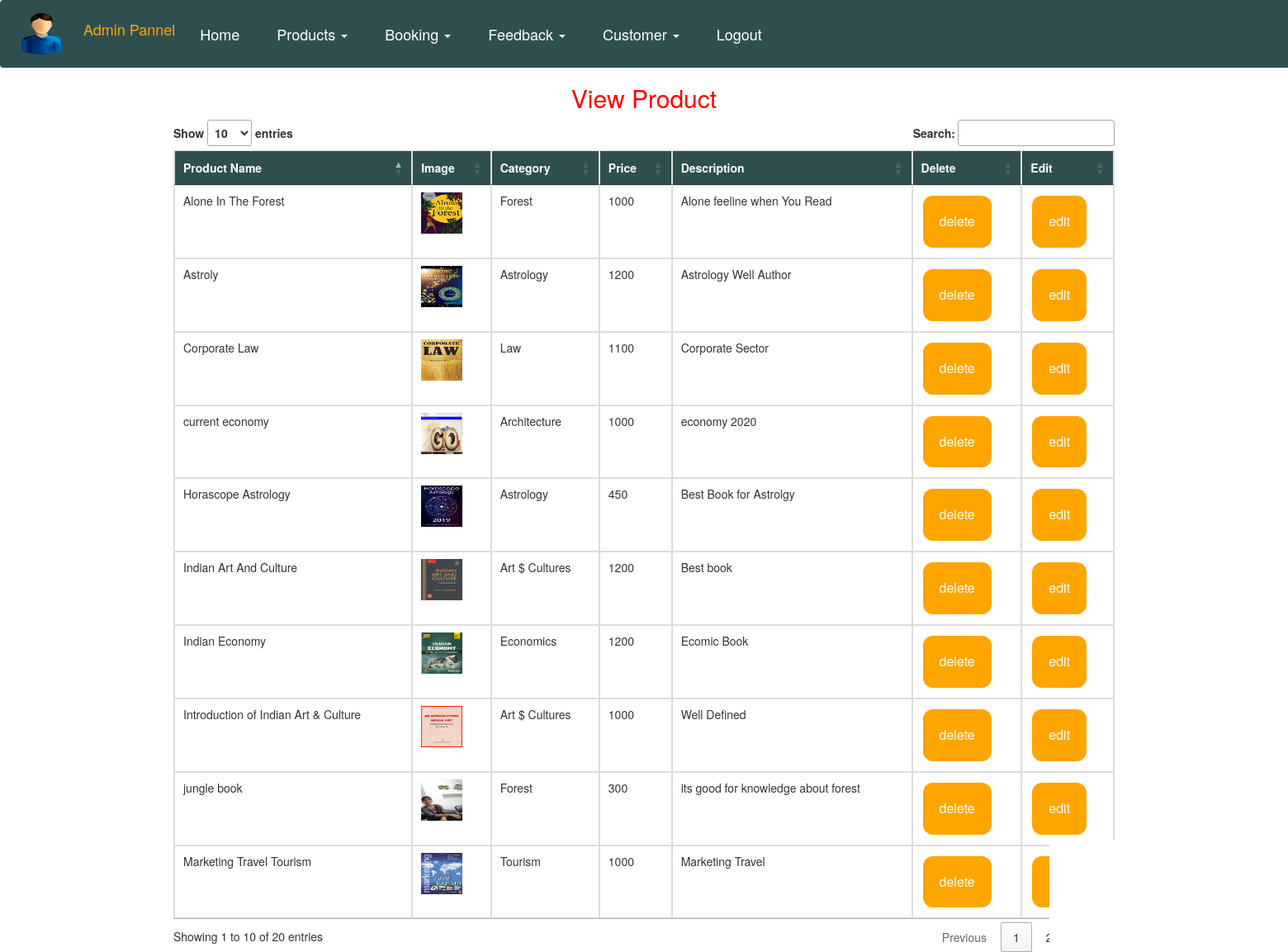
The app's page /view_product/ with its own data.
### bookshop/models.py (models this page shows, shortened)
class Product(models.Model):
    category = models.ForeignKey(Category, on_delete=models.CASCADE, null=True)
    image = models.FileField(null=True)
    name = models.CharField(max_length=30, null=True)
    price = models.IntegerField(null=True)
    desc = models.TextField(null=True)

class Category(models.Model):
    name = models.CharField(max_length=30, null=True)
    image=models.FileField(null=True)

### bookshop/views.py (the view)
# urls.py: path('view_product/', View_Product, name='view_product'),
def View_Product(request):
    pro = Product.objects.all()
    d = {'pro': pro}
    return render(request, 'view_product.html', d)

### bookshop/templates/view_product.html (shortened to what this page needs)
{% extends 'admin_navigation.html' %}
{% block body %}
<center><h2 style="color:red">View Product</h2></center>
 <div class="container">
<table class="table table-bordered" id="myTable">
  <thead>
  <tr>
    <th>Product Name</th>
    <th>Image</th>
      <th> Category</th>
    <th>Price</th>
       <th> Description</th>
    <th>Delete</th>
    <th>Edit</th>
  </tr>
  </thead>
   <tbody>
    {% for i in pro %}
  <tr>
    <td>{{i.name}}</td>
    <td><img src="{{i.image.url}}" style="width:50px;height:50px"></td>
      <td>{{i.category.name}}</td>
      <td>{{i.price}}</td>
      <td>{{i.desc}}</td>
    <td><a href="{% url 'delete_product' i.id %}"><button class="button button1">delete</button></a></td>
      <td><a href="{% url 'edit_product' i.id %}"><button class="button button1">edit</button></a></td>
  </tr>
    {% endfor %}
    </tbody>
</table>
 </div>
{% endblock %}

### bookshop/templates/admin_navigation.html (shortened to what this page needs)
<!DOCTYPE html>
<html lang="en">
<head>
    {% load static %}
  <link rel="stylesheet" href="https://maxcdn.bootstrapcdn.com/bootstrap/3.4.0/css/bootstrap.min.css">
  <link rel = stylesheet href = "//cdn.datatables.net/1.10.19/css/jquery.dataTables.min.css">
</head>
<body>
<nav class="navbar navbar-expand-sm bg-info navbar-dark" style="background-color:DarkSlateGrey;width:1800px">
  <div class="container-fluid">
    <div class="navbar-header">
      <img src="{% static 'images/img_avatar3.png'%}" class="navbar-brand" style="width:100px;height:80px">
    </div>
    <ul class="nav navbar-nav">
      <li class="navbar-brand" style="color:Orange"><h4>Admin Pannel</h4></li>
      <li class="navbar-brand"><a href="{% url 'home' %}" style="color:white">Home</a></li>
      <li class="navbar-brand"><a class="dropdown-toggle" data-toggle="dropdown" href="#" style="color:white">Products  <span class="caret"></span></a>
      </li>
      <li class="navbar-brand"><a class="dropdown-toggle" data-toggle="dropdown" href="#" style="color:white">Booking  <span class="caret"></span></a>
      </li>
      <li class="navbar-brand"><a class="dropdown-toggle" data-toggle="dropdown" href="#" style="color:white">Feedback  <span class="caret"></span></a>
      </li>
      <li class="navbar-brand"><a class="dropdown-toggle" data-toggle="dropdown" href="#" style="color:white">Customer  <span class="caret"></span></a>
      </li>
      <li class="navbar-brand"><a href="{% url 'logout_admin' %}" style="color:white">Logout</a></li>
    </ul>
  </div>
</nav>
{% block body %}
{% endblock %}
</body>
</html>

### bookshop/templates/admin_navigation.html (style rules this page uses)
.button { background-color: orange; border: none; color: white; padding: 20px; text-align: center; text-decoration: none; display: inline-block; font-size: 16px; margin: 4px 2px; cursor: pointer; }
.button1 { border-radius: 12px; }
th { background-color:DarkSlateGrey; color:white; }

### records on screen
Product: name "jungle book", image (picture), category.name "Forest", price "300", desc "its good for knowledge about forest"
Product: name "current economy", image (picture), category.name "Architecture", price "1000", desc "economy 2020"
Product: name "Indian Art And Culture", image (picture), category.name "Art $ Cultures", price "1200", desc "Best book"
Product: name "Introduction of Indian Art & Culture", image (picture), category.name "Art $ Cultures", price "1000", desc "Well Defined"
Product: name "Astroly", image (picture), category.name "Astrology", price "1200", desc "Astrology Well Author"
Product: name "Horascope Astrology", image (picture), category.name "Astrology", price "450", desc "Best Book for Astrolgy"
Product: name "Indian Economy", image (picture), category.name "Economics", price "1200", desc "Ecomic Book"
Product: name "Corporate Law", image (picture), category.name "Law", price "1100", desc "Corporate Sector"
Product: name "Marketing Travel Tourism", image (picture), category.name "Tourism", price "1000", desc "Marketing Travel"
Product: name "Alone In The Forest", image (picture), category.name "Forest", price "1000", desc "Alone feeline when You Read"
